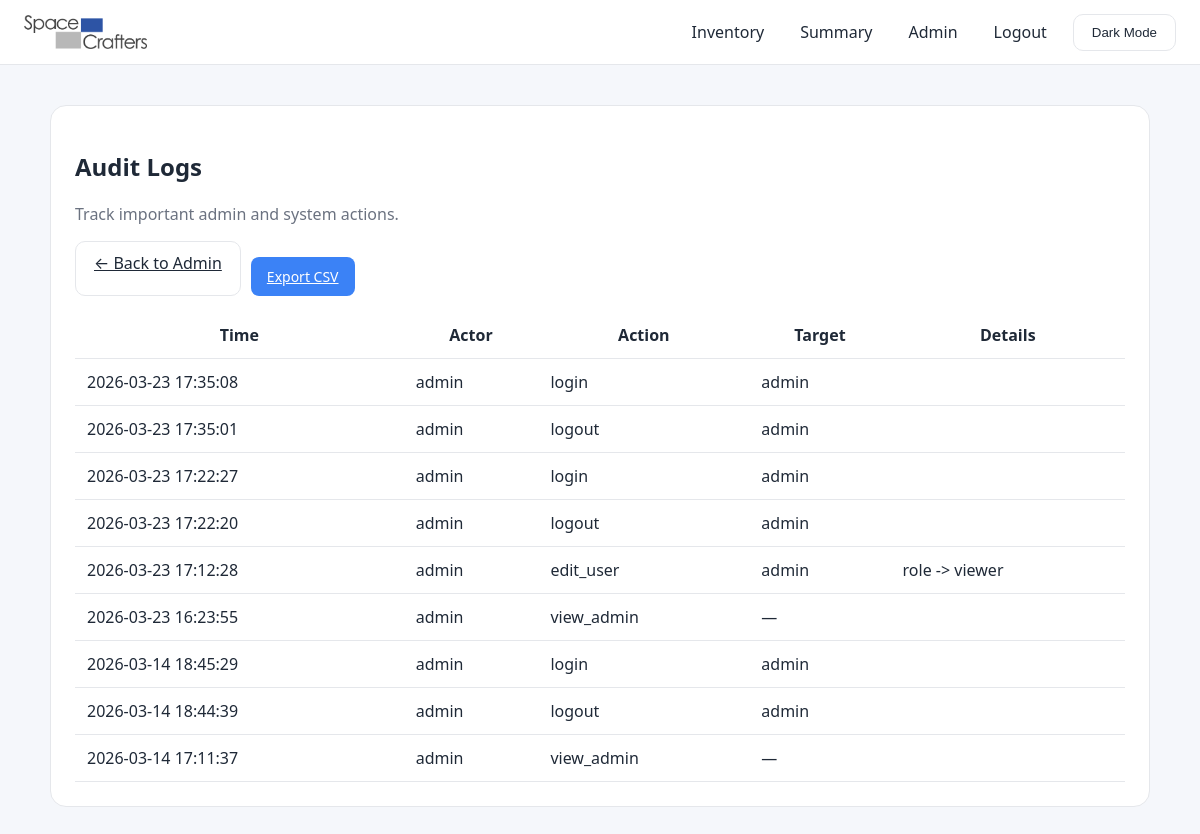
Before: /admin/logs (signed in) with the older database file.
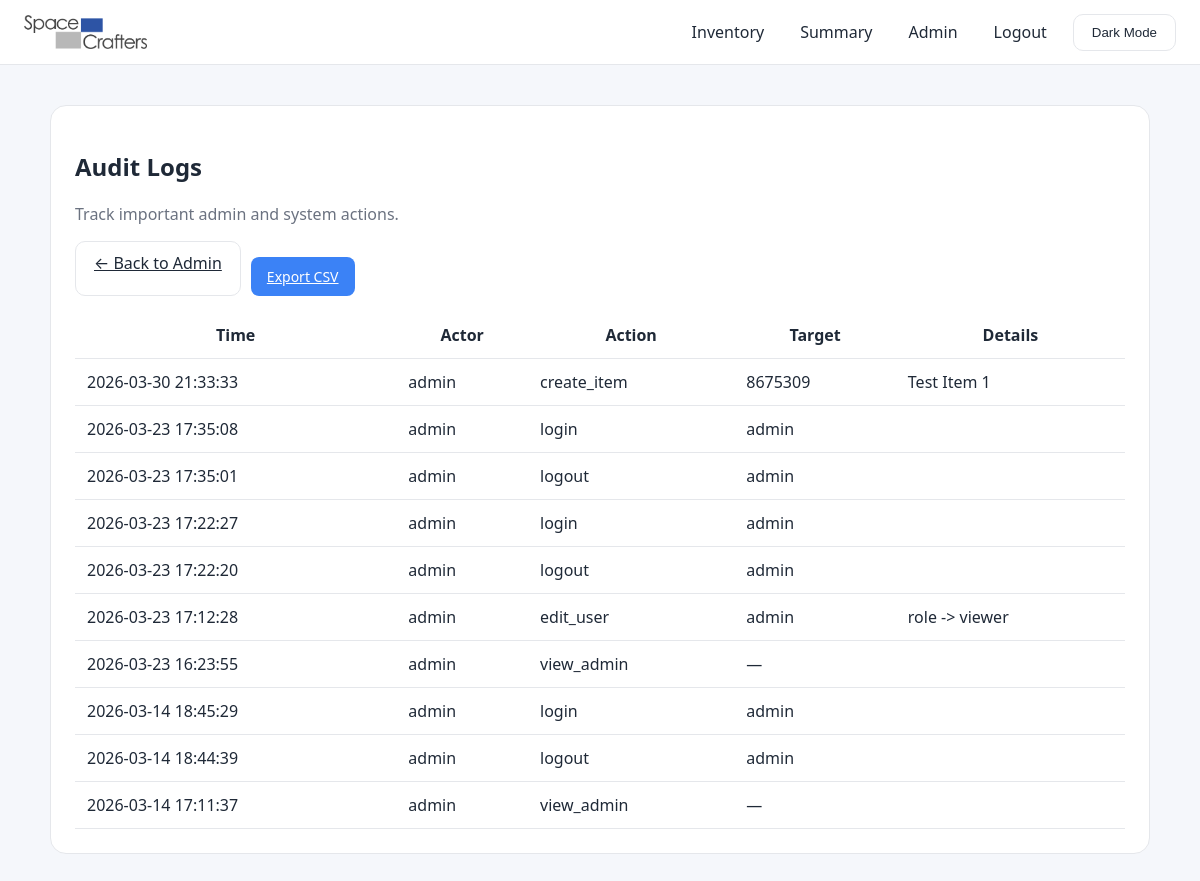
After: the same page with the newer database file.
### models.py (models this page shows)
class AuditLog(db.Model):
    __tablename__ = "audit_logs"
    id = db.Column(db.Integer, primary_key=True)
    actor_id = db.Column(
        db.Integer,
        db.ForeignKey("users.id"),
        nullable=True,
    )
    action = db.Column(db.String(200), nullable=False)
    target = db.Column(db.String(200))
    details = db.Column(db.Text)
    created_at = db.Column(
        db.DateTime,
        default=lambda: datetime.now(timezone.utc),
    )
    actor = db.relationship("User", back_populates="audit_logs")

class User(UserMixin, db.Model):
    __tablename__ = "users"
    id = db.Column(db.Integer, primary_key=True)
    username = db.Column(db.String(100), unique=True, nullable=False)
    password_hash = db.Column(db.String(200), nullable=False)
    role = db.Column(db.String(20), default="viewer")
    audit_logs = db.relationship(
        "AuditLog",
        back_populates="actor",
        cascade="all, delete-orphan",
    )
    @property
    def is_active(self):
        return True
    @property
    def is_admin(self):
        return self.role == "admin"

### app.py (the view)
@app.route("/admin/logs")
@login_required
@admin_required
def view_audit_logs():
    logs = AuditLog.query.order_by(AuditLog.id.desc()).limit(200).all()
    return render_template("audit_logs.html", logs=logs)

### app.py (called while the page is built)
@login_manager.user_loader
def load_user(user_id):
    return db.session.get(User, int(user_id))

def admin_required(view):
    @wraps(view)
    def wrapped(*args, **kwargs):
        if not current_user.is_authenticated or not current_user.is_admin:
            abort(403)
        return view(*args, **kwargs)
    return wrapped

### templates/audit_logs.html
{% extends "base.html" %}
{% block content %}
<div class="card">
  <h2>Audit Logs</h2>
  <p class="muted-text">
    Track important admin and system actions.
  </p>
  <div style="display:flex; gap:10px; margin-bottom:16px;">
    <a href="{{ url_for('admin') }}" class="secondary-btn">
      ← Back to Admin
    </a>
    <a href="{{ url_for('export_audit_logs') }}" class="primary-btn">
      Export CSV
    </a>
  </div>
  {% if logs %}
  <table class="summary-table">
    <thead>
      <tr>
        <th>Time</th>
        <th>Actor</th>
        <th>Action</th>
        <th>Target</th>
        <th>Details</th>
      </tr>
    </thead>
    <tbody>
      {% for log in logs %}
      <tr>
        <td>{{ log.created_at.strftime("%Y-%m-%d %H:%M:%S") }}</td>
        <td>
          {% if log.actor %}
            {{ log.actor.username }}
          {% else %}
            <em class="muted-text">System</em>
          {% endif %}
        </td>
        <td>
          <span class="badge-log">{{ log.action }}</span>
        </td>
        <td>{{ log.target or "—" }}</td>
        <td>{{ log.details or "" }}</td>
      </tr>
      {% endfor %}
    </tbody>
  </table>
  {% else %}
  <p class="muted-text">
    No audit logs recorded yet.
  </p>
  {% endif %}
</div>
{% endblock %}

Changed rows visible on the page:
added AuditLog: created_at "2026-03-30 21:33:33", actor.username "admin", action "create_item", target "8675309", details "Test Item 1"
